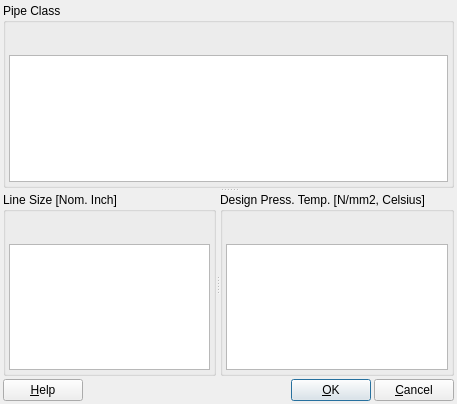
<?xml version="1.0" encoding="UTF-8"?>
<ui version="4.0">
 <class>PENG_PipeClassDialog</class>
 <widget class="QDialog" name="PENG_PipeClassDialog">
  <property name="geometry">
   <rect>
    <x>0</x>
    <y>0</y>
    <width>457</width>
    <height>404</height>
   </rect>
  </property>
  <property name="baseSize">
   <size>
    <width>490</width>
    <height>425</height>
   </size>
  </property>
  <property name="windowTitle">
   <string>Dialog</string>
  </property>
  <layout class="QGridLayout" name="gridLayout">
   <property name="leftMargin">
    <number>3</number>
   </property>
   <property name="topMargin">
    <number>3</number>
   </property>
   <property name="rightMargin">
    <number>3</number>
   </property>
   <property name="bottomMargin">
    <number>3</number>
   </property>
   <property name="spacing">
    <number>3</number>
   </property>
   <item row="0" column="0">
    <widget class="QSplitter" name="splitter_2">
     <property name="orientation">
      <enum>Qt::Vertical</enum>
     </property>
     <widget class="QGroupBox" name="gbPipeClass">
      <property name="title">
       <string>Pipe Class</string>
      </property>
      <layout class="QGridLayout" name="gridLayout_2">
       <property name="leftMargin">
        <number>3</number>
       </property>
       <property name="topMargin">
        <number>3</number>
       </property>
       <property name="rightMargin">
        <number>3</number>
       </property>
       <property name="bottomMargin">
        <number>3</number>
       </property>
       <property name="spacing">
        <number>3</number>
       </property>
       <item row="0" column="0">
        <widget class="RB_ToolButtonBar" name="tbbPipeClass" native="true">
         <property name="sizePolicy">
          <sizepolicy hsizetype="Preferred" vsizetype="Fixed">
           <horstretch>0</horstretch>
           <verstretch>0</verstretch>
          </sizepolicy>
         </property>
         <property name="minimumSize">
          <size>
           <width>0</width>
           <height>26</height>
          </size>
         </property>
        </widget>
       </item>
       <item row="1" column="0">
        <widget class="RB_TableView" name="tvPipeClass"/>
       </item>
      </layout>
     </widget>
     <widget class="QSplitter" name="splitter">
      <property name="orientation">
       <enum>Qt::Horizontal</enum>
      </property>
      <widget class="QGroupBox" name="gbLineSize">
       <property name="title">
        <string>Line Size [Nom. Inch]</string>
       </property>
       <layout class="QGridLayout" name="gridLayout_3">
        <property name="leftMargin">
         <number>3</number>
        </property>
        <property name="topMargin">
         <number>3</number>
        </property>
        <property name="rightMargin">
         <number>3</number>
        </property>
        <property name="bottomMargin">
         <number>3</number>
        </property>
        <property name="spacing">
         <number>3</number>
        </property>
        <item row="0" column="0">
         <widget class="RB_ToolButtonBar" name="tbbLineSize" native="true">
          <property name="sizePolicy">
           <sizepolicy hsizetype="Preferred" vsizetype="Fixed">
            <horstretch>0</horstretch>
            <verstretch>0</verstretch>
           </sizepolicy>
          </property>
          <property name="minimumSize">
           <size>
            <width>0</width>
            <height>26</height>
           </size>
          </property>
         </widget>
        </item>
        <item row="1" column="0">
         <widget class="RB_TableView" name="tvLineSize"/>
        </item>
       </layout>
      </widget>
      <widget class="QGroupBox" name="gbPT">
       <property name="title">
        <string>Design Press. Temp. [N/mm2, Celsius]</string>
       </property>
       <layout class="QGridLayout" name="gridLayout_4">
        <property name="leftMargin">
         <number>3</number>
        </property>
        <property name="topMargin">
         <number>3</number>
        </property>
        <property name="rightMargin">
         <number>3</number>
        </property>
        <property name="bottomMargin">
         <number>3</number>
        </property>
        <property name="spacing">
         <number>3</number>
        </property>
        <item row="0" column="0">
         <widget class="RB_ToolButtonBar" name="tbbDesignPT" native="true">
          <property name="sizePolicy">
           <sizepolicy hsizetype="Preferred" vsizetype="Fixed">
            <horstretch>0</horstretch>
            <verstretch>0</verstretch>
           </sizepolicy>
          </property>
          <property name="minimumSize">
           <size>
            <width>0</width>
            <height>26</height>
           </size>
          </property>
         </widget>
        </item>
        <item row="1" column="0">
         <widget class="RB_TableView" name="tvDesignPT"/>
        </item>
       </layout>
      </widget>
     </widget>
    </widget>
   </item>
   <item row="1" column="0">
    <layout class="QHBoxLayout" name="horizontalLayout">
     <property name="spacing">
      <number>3</number>
     </property>
     <item>
      <widget class="QPushButton" name="pbHelp">
       <property name="text">
        <string>&amp;Help</string>
       </property>
      </widget>
     </item>
     <item>
      <spacer name="horizontalSpacer">
       <property name="orientation">
        <enum>Qt::Horizontal</enum>
       </property>
       <property name="sizeHint" stdset="0">
        <size>
         <width>40</width>
         <height>20</height>
        </size>
       </property>
      </spacer>
     </item>
     <item>
      <widget class="QPushButton" name="pbOk">
       <property name="text">
        <string>&amp;OK</string>
       </property>
       <property name="default">
        <bool>true</bool>
       </property>
      </widget>
     </item>
     <item>
      <widget class="QPushButton" name="pbCancel">
       <property name="text">
        <string>&amp;Cancel</string>
       </property>
      </widget>
     </item>
    </layout>
   </item>
  </layout>
 </widget>
 <customwidgets>
  <customwidget>
   <class>RB_ToolButtonBar</class>
   <extends>QWidget</extends>
   <header>rb_toolbuttonbar.h</header>
   <container>1</container>
  </customwidget>
  <customwidget>
   <class>RB_TableView</class>
   <extends>QTableView</extends>
   <header>rb_tableview.h</header>
  </customwidget>
 </customwidgets>
 <tabstops>
  <tabstop>tvPipeClass</tabstop>
  <tabstop>tvLineSize</tabstop>
  <tabstop>tvDesignPT</tabstop>
  <tabstop>pbOk</tabstop>
  <tabstop>pbCancel</tabstop>
  <tabstop>pbHelp</tabstop>
 </tabstops>
 <resources/>
 <connections/>
</ui>
